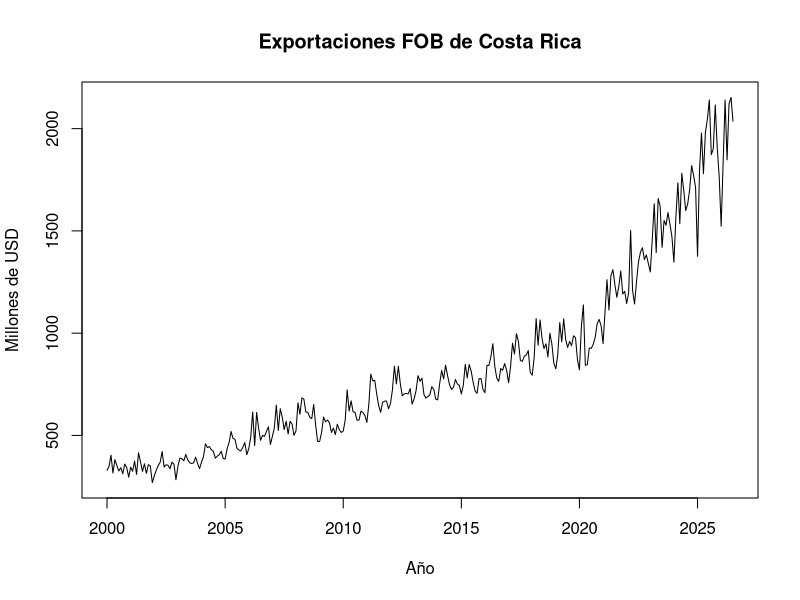
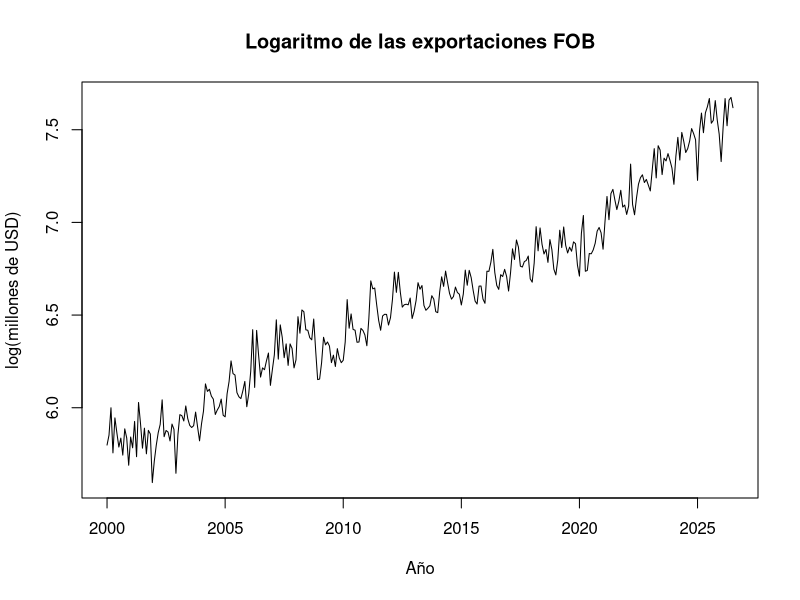
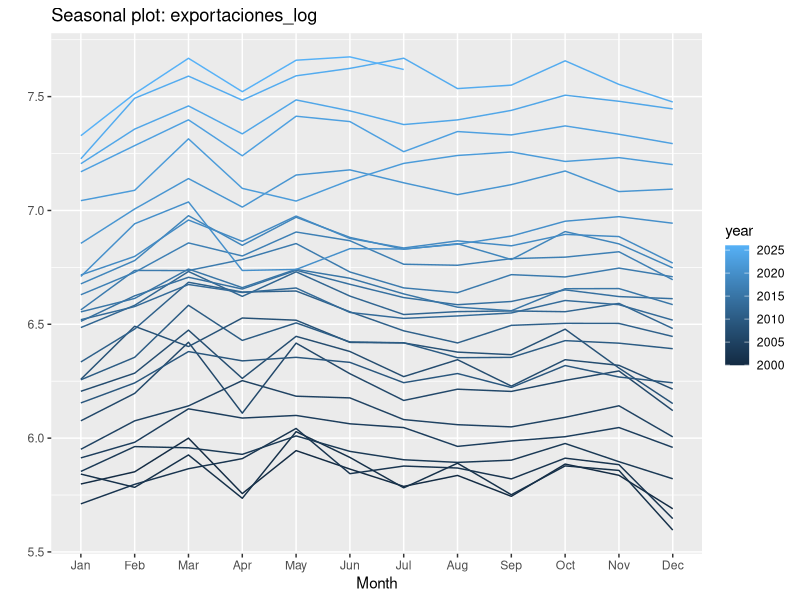
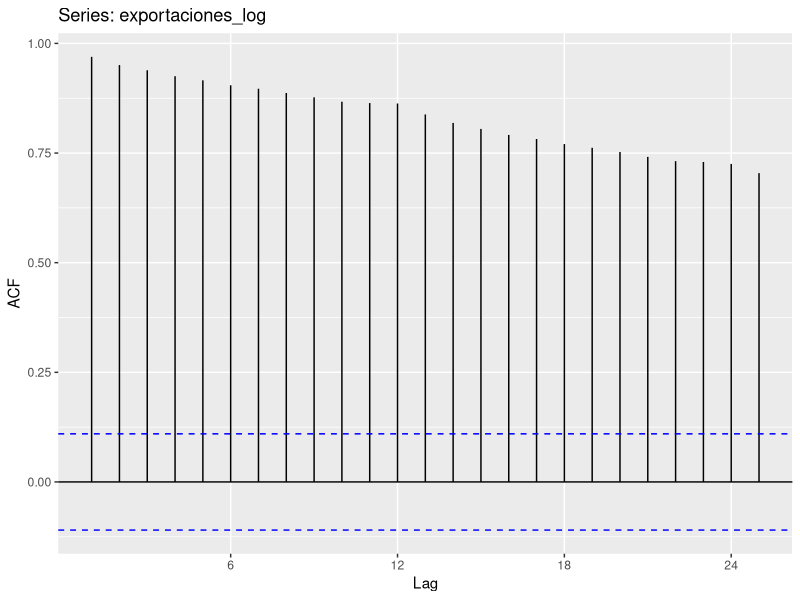
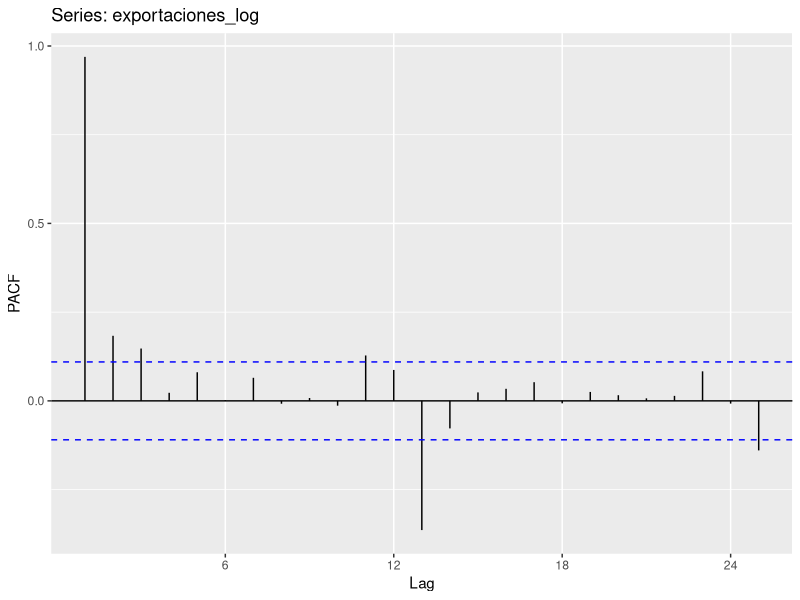
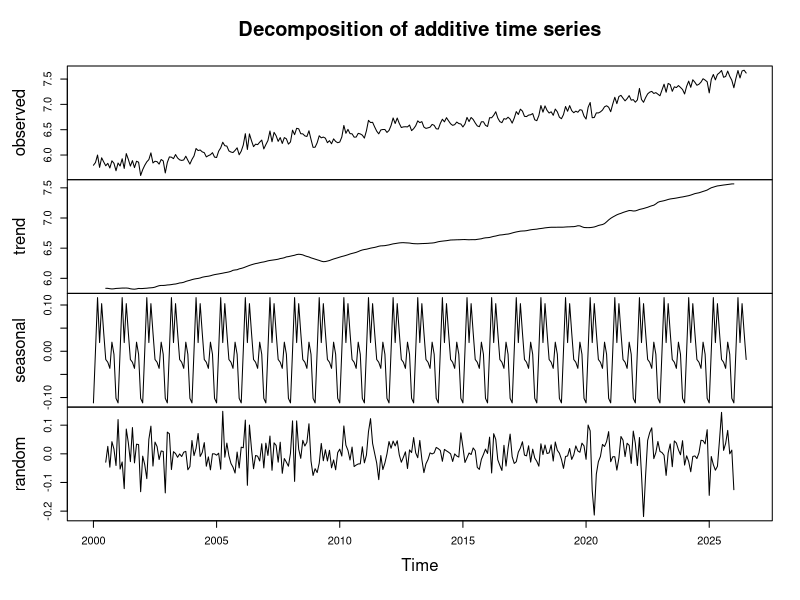
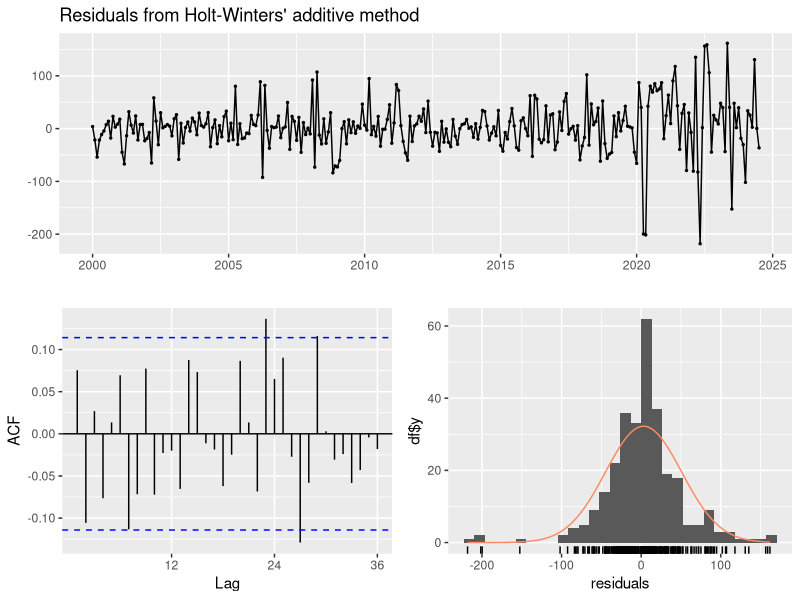
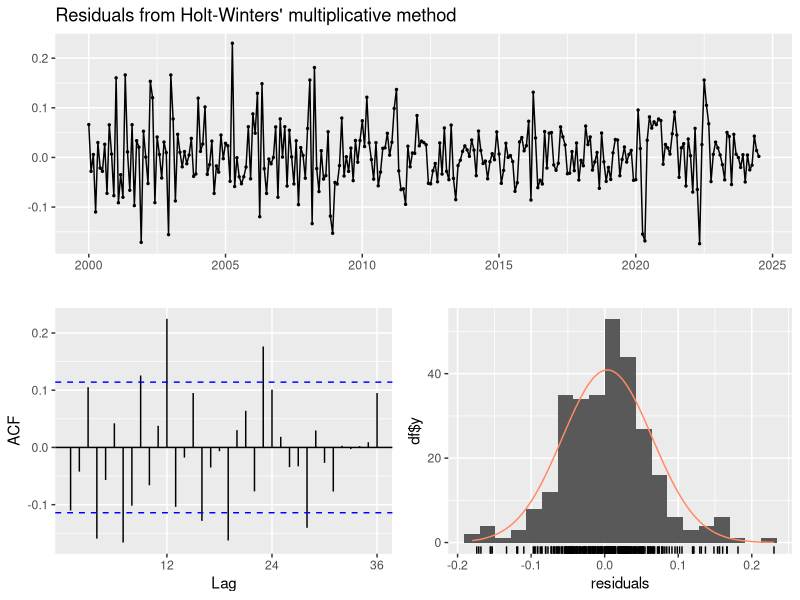

These charts were generated, in order, by the following R code:
## ---- chunk 1
library(readxl)
library(forecast)
library(ggplot2)
## ---- chunk 2
datos <- read_excel("datos_exportaciones_columnas_mes_anioCorr.xlsx",
                    sheet = "Exportaciones_mensuales")
head(datos)
tail(datos)
summary(datos)

# Los datos empiezan en enero de 2000 y tienen frecuencia mensual.
exportaciones <- ts(datos$Exportaciones_FOB_millones_USD,
                    start = c(2000, 1), frequency = 12)

length(exportaciones)
## ---- chunk 3
ts.plot(exportaciones, main = "Exportaciones FOB de Costa Rica",
        ylab = "Millones de USD", xlab = "Año")
## ---- chunk 4
exportaciones_log <- log(exportaciones)
ts.plot(exportaciones_log, main = "Logaritmo de las exportaciones FOB",
        ylab = "log(millones de USD)", xlab = "Año")
## ---- chunk 5

ggseasonplot(exportaciones_log, year.labels = FALSE,
             continuous = TRUE)
## ---- chunk 6
ggAcf(exportaciones_log)
ggPacf(exportaciones_log)
## ---- chunk 7
descomposicion <- decompose(exportaciones_log, type = "additive")
plot(descomposicion)
## ---- chunk 8
# Se estiman las variantes de cada familia hasta julio de 2024.
entrenamiento <- window(exportaciones, end = c(2024, 7))

# Estos 12 meses sirven para escoger la variante de cada familia.
validacion <- window(exportaciones, start = c(2024, 8), end = c(2025, 7))

# Despues se vuelven a ajustar los modelos hasta julio de 2025.
entrenamiento2 <- window(exportaciones, end = c(2025, 7))

# Estos 12 meses se reservan para comparar los cuatro finalistas.
prueba <- window(exportaciones, start = c(2025, 8), end = c(2026, 7))

length(entrenamiento)
length(validacion)
length(entrenamiento2)
length(prueba)
## ---- chunk 9
# Modelo 1: Holt-Winters aditivo.
hw1 <- hw(entrenamiento, seasonal = "additive", h = 12)

# Modelo 2: Holt-Winters multiplicativo.
hw2 <- hw(entrenamiento, seasonal = "multiplicative", h = 12)

# Modelo 3: Holt-Winters multiplicativo con tendencia amortiguada.
hw3 <- hw(entrenamiento, seasonal = "multiplicative",
          damped = TRUE, h = 12)



## ---- chunk 10
accuracy(hw1, validacion)
accuracy(hw2, validacion)
accuracy(hw3, validacion)
## ---- chunk 11
checkresiduals(hw1)
checkresiduals(hw2)
checkresiduals(hw3)
## ---- chunk 12
# Modelo 4: SARIMA(0,1,1)(0,1,1)[12].
ar1 <- Arima(entrenamiento, order = c(0, 1, 1),
             seasonal = list(order = c(0, 1, 1), period = 12),
             lambda = 0)
pr_ar1 <- forecast(ar1, h = 12)

# Modelo 5: SARIMA(1,1,0)(0,1,1)[12].
ar2 <- Arima(entrenamiento, order = c(1, 1, 0),
             seasonal = list(order = c(0, 1, 1), period = 12),
             lambda = 0)
pr_ar2 <- forecast(ar2, h = 12)

# Modelo 6: ARIMA/SARIMA seleccionado con auto.arima().
ar3 <- auto.arima(entrenamiento, seasonal = TRUE, lambda = 0)
pr_ar3 <- forecast(ar3, h = 12)

ar1
ar2
ar3
## ---- chunk 13
accuracy(pr_ar1, validacion)
accuracy(pr_ar2, validacion)
accuracy(pr_ar3, validacion)
## ---- chunk 14
checkresiduals(ar1)
checkresiduals(ar2)
checkresiduals(ar3)
## ---- chunk 15
# Modelo 7: tendencia lineal y efectos de los 12 meses.
reg1 <- tslm(entrenamiento ~ trend + season, lambda = 0)
pr_reg1 <- forecast(reg1, h = 12)

# Modelo 8: tendencia cuadratica y efectos de los 12 meses.
reg2 <- tslm(entrenamiento ~ trend + I(trend^2) + season, lambda = 0)
pr_reg2 <- forecast(reg2, h = 12)

summary(reg1)
summary(reg2)
## ---- chunk 16
accuracy(pr_reg1, validacion)
accuracy(pr_reg2, validacion)
## ---- chunk 17
checkresiduals(reg1)
checkresiduals(reg2)
## ---- chunk 18
# Tiempo observado y tiempo de los 12 meses siguientes.
tiempo1 <- 1:length(entrenamiento)
tiempo_futuro1 <- (length(entrenamiento) + 1):(length(entrenamiento) + 12)

# Modelo 9: tendencia lineal con error AR(1).
din1 <- Arima(entrenamiento, xreg = tiempo1,
              order = c(1, 0, 0), lambda = 0)
pr_din1 <- forecast(din1, xreg = tiempo_futuro1)

# Modelo 10: tendencia lineal con error ARMA(1,1).
din2 <- Arima(entrenamiento, xreg = tiempo1,
              order = c(1, 0, 1), lambda = 0)
pr_din2 <- forecast(din2, xreg = tiempo_futuro1)

# Modelo 11: tendencia lineal con errores ARMA elegidos automaticamente.
# d=0 y stationary=TRUE mantienen los errores estacionarios.
din3 <- auto.arima(entrenamiento, xreg = tiempo1, d = 0,
                  stationary = TRUE, seasonal = FALSE, lambda = 0)
pr_din3 <- forecast(din3, xreg = tiempo_futuro1)

din1
din2
din3

## ---- chunk 19
accuracy(pr_din1, validacion)
accuracy(pr_din2, validacion)
accuracy(pr_din3, validacion)
## ---- chunk 20
checkresiduals(din1)
checkresiduals(din2)
checkresiduals(din3)
## ---- chunk 21
e1 <- accuracy(hw1, validacion)
e2 <- accuracy(hw2, validacion)
e3 <- accuracy(hw3, validacion)
e4 <- accuracy(pr_ar1, validacion)
e5 <- accuracy(pr_ar2, validacion)
e6 <- accuracy(pr_ar3, validacion)
e7 <- accuracy(pr_reg1, validacion)
e8 <- accuracy(pr_reg2, validacion)
e9 <- accuracy(pr_din1, validacion)
e10 <- accuracy(pr_din2, validacion)
e11 <- accuracy(pr_din3, validacion)

tabla_validacion <- data.frame(
  Familia = c(rep("Suavizamiento", 3), rep("ARIMA/SARIMA", 3),
              rep("Regresion", 2), rep("Regresion dinamica", 3)),
  Modelo = c("HW aditivo", "HW multiplicativo", "HW multiplicativo amortiguado",
             "SARIMA 011-011", "SARIMA 110-011", "ARIMA automatico",
             "Regresion lineal", "Regresion cuadratica",
             "Dinamica AR(1)", "Dinamica ARMA(1,1)", "Dinamica automatica"),
  RMSE = c(e1[2,"RMSE"], e2[2,"RMSE"], e3[2,"RMSE"],
           e4[2,"RMSE"], e5[2,"RMSE"], e6[2,"RMSE"],
           e7[2,"RMSE"], e8[2,"RMSE"], e9[2,"RMSE"],
           e10[2,"RMSE"], e11[2,"RMSE"]),
  MAE = c(e1[2,"MAE"], e2[2,"MAE"], e3[2,"MAE"],
          e4[2,"MAE"], e5[2,"MAE"], e6[2,"MAE"],
          e7[2,"MAE"], e8[2,"MAE"], e9[2,"MAE"],
          e10[2,"MAE"], e11[2,"MAE"]),
  MAPE = c(e1[2,"MAPE"], e2[2,"MAPE"], e3[2,"MAPE"],
           e4[2,"MAPE"], e5[2,"MAPE"], e6[2,"MAPE"],
           e7[2,"MAPE"], e8[2,"MAPE"], e9[2,"MAPE"],
           e10[2,"MAPE"], e11[2,"MAPE"])
)

knitr::kable(tabla_validacion, digits = 2)

# which.min() señala la posicion del menor RMSE de cada familia.
# El numero sumado permite localizar esa posicion en la tabla completa.
mejor_hw <- which.min(tabla_validacion$RMSE[1:3])
mejor_ar <- 3 + which.min(tabla_validacion$RMSE[4:6])
mejor_reg <- 6 + which.min(tabla_validacion$RMSE[7:8])
mejor_din <- 8 + which.min(tabla_validacion$RMSE[9:11])

indices_finalistas <- c(mejor_hw, mejor_ar, mejor_reg, mejor_din)
tabla_validacion[indices_finalistas, ]
## ---- chunk 22
# Ganador de suavizamiento exponencial
hw2b <- hw(entrenamiento2,
           seasonal = "multiplicative",
           h = 12)
## ---- chunk 23
# Ganador de ARIMA/SARIMA
ar1b <- Arima(entrenamiento2,
              order = c(0, 1, 1),
              seasonal = list(order = c(0, 1, 1),
                              period = 12),
              lambda = 0)

pr_ar1b <- forecast(ar1b, h = 12)
## ---- chunk 24
# Ganador de regresion
reg2b <- tslm(entrenamiento2 ~ trend + I(trend^2) + season,
              lambda = 0)

pr_reg2b <- forecast(reg2b, h = 12)
## ---- chunk 25
# Ganador de regresion dinamica
tiempo2 <- seq_along(entrenamiento2)

din3b <- auto.arima(entrenamiento2,
                   xreg = tiempo2,
                   d = 0,
                   stationary = TRUE,
                   seasonal = FALSE,
                   lambda = 0)

pr_din3b <- forecast(din3b,
                     xreg = length(entrenamiento2) + 1:12)
## ---- chunk 26
# Errores de los cuatro finalistas
p1 <- accuracy(hw2b, prueba)
p2 <- accuracy(pr_ar1b, prueba)
p3 <- accuracy(pr_reg2b, prueba)
p4 <- accuracy(pr_din3b, prueba)

# Tabla comparativa
tabla_prueba <- data.frame(
  Familia = c("Suavizamiento",
              "ARIMA/SARIMA",
              "Regresion",
              "Regresion dinamica"),

  Modelo = c("HW multiplicativo",
             "SARIMA 011-011",
             "Regresion cuadratica",
             "Dinamica automatica"),

  RMSE = c(p1[2, "RMSE"],
           p2[2, "RMSE"],
           p3[2, "RMSE"],
           p4[2, "RMSE"]),

  MAE = c(p1[2, "MAE"],
          p2[2, "MAE"],
          p3[2, "MAE"],
          p4[2, "MAE"]),

  MAPE = c(p1[2, "MAPE"],
           p2[2, "MAPE"],
           p3[2, "MAPE"],
           p4[2, "MAPE"])
)

# Identificar al ganador antes de ordenar
indice_ganador <- which.min(tabla_prueba$RMSE)

# Ordenar los modelos por RMSE
tabla_finalistas <- tabla_prueba[order(tabla_prueba$RMSE), ]

knitr::kable(tabla_finalistas, digits = 2)

# Mostrar el modelo ganador
tabla_prueba[indice_ganador, ]
## ---- chunk 27
autoplot(window(exportaciones, start = c(2024, 1))) +
  autolayer(hw2b, series = "Suavizamiento", PI = FALSE) +
  autolayer(pr_ar1b, series = "ARIMA/SARIMA", PI = FALSE) +
  autolayer(pr_reg2b, series = "Regresión", PI = FALSE) +
  autolayer(pr_din3b, series = "Regresión dinámica", PI = FALSE) +
  xlab("Año") +
  ylab("Millones de USD") +
  ggtitle("Pronósticos de los cuatro finalistas y valores observados")
## ---- chunk 28
checkresiduals(din3b)
## ---- chunk 29
# Pruebas de autocorrelación de los cuatro finalistas (entrenamiento ampliado).
lb_hw  <- checkresiduals(hw2b,  plot = FALSE)
lb_ar  <- checkresiduals(ar1b,  plot = FALSE)
bg_reg <- checkresiduals(reg2b, plot = FALSE)
lb_din <- checkresiduals(din3b, plot = FALSE)

# Ljung-Box de la regresión cuadrática, para la nota de la tabla.
lb_reg <- Box.test(residuals(reg2b), lag = 24, type = "Ljung-Box")

tabla_residuos <- data.frame(
  Familia = c("Suavizamiento", "ARIMA/SARIMA",
              "Regresion", "Regresion dinamica"),
  Modelo = c("HW multiplicativo", "SARIMA(0,1,1)(0,1,1)[12]",
             "Regresion cuadratica", "Dinamica automatica"),
  Prueba = c("Ljung-Box", "Ljung-Box", "Breusch-Godfrey", "Ljung-Box"),
  Estadistico = c(lb_hw$statistic, lb_ar$statistic,
                  bg_reg$statistic, lb_din$statistic),
  gl = c(lb_hw$parameter, lb_ar$parameter,
         bg_reg$parameter, lb_din$parameter),
  Valor_p = c(lb_hw$p.value, lb_ar$p.value,
              bg_reg$p.value, lb_din$p.value)
)

knitr::kable(tabla_residuos, digits = 3)
lb_reg
## ---- chunk 30
# 6. Pronostico final: agosto de 2026 a julio de 2027

# Tendencia temporal con los 319 datos
tiempo_completo <- 1:length(exportaciones)

# Tendencia para los siguientes 12 meses
tiempo_futuro <- (length(exportaciones) + 1):
                 (length(exportaciones) + 12)

# Ajustar el modelo ganador con todos los datos
modelo_final <- auto.arima(exportaciones,
                          xreg = tiempo_completo,
                          d = 0,
                          stationary = TRUE,
                          seasonal = FALSE,
                          lambda = 0)

# Observar el modelo ajustado
summary(modelo_final)

# Pronosticar los siguientes 12 meses
pronostico_final <- forecast(modelo_final,
                            xreg = tiempo_futuro)

# Mostrar los pronosticos
pronostico_final

# Grafico del pronostico final
plot(pronostico_final, main="Pronóstico final de las exportaciones FOB de la regresión dinamica con errores ARIMA(2,0,1)",xlab = "Año",ylab = "Exportaciones")
## ---- chunk 31
# Crear los meses del periodo de pronostico
meses <- seq(as.Date("2026-08-01"),
             by = "month",
             length.out = 12)

# Tabla de pronosticos con intervalos al 95 %
tabla_pronostico <- data.frame(
  Mes = meses,
  Pronostico = as.numeric(pronostico_final$mean),
  Limite_inferior_95 = as.numeric(pronostico_final$lower[, 2]),
  Limite_superior_95 = as.numeric(pronostico_final$upper[, 2])
)

knitr::kable(tabla_pronostico, digits = 2)
## ---- chunk 32
citation("forecast")
citation("readxl")
citation("ggplot2")
citation()
